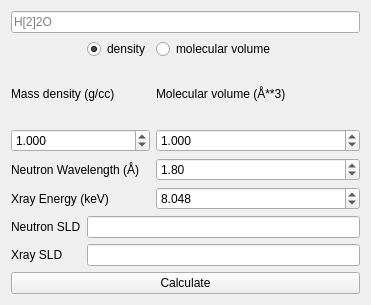
<?xml version="1.0" encoding="UTF-8"?>
<ui version="4.0">
 <class>Form</class>
 <widget class="QWidget" name="Form">
  <property name="windowModality">
   <enum>Qt::ApplicationModal</enum>
  </property>
  <property name="geometry">
   <rect>
    <x>0</x>
    <y>0</y>
    <width>371</width>
    <height>305</height>
   </rect>
  </property>
  <property name="windowTitle">
   <string>SLD calculator</string>
  </property>
  <layout class="QGridLayout" name="gridLayout">
   <item row="0" column="0" colspan="4">
    <widget class="QLineEdit" name="ChemicalFormula">
     <property name="text">
      <string/>
     </property>
     <property name="placeholderText">
      <string>H[2]2O</string>
     </property>
    </widget>
   </item>
   <item row="1" column="1" colspan="2">
    <widget class="QRadioButton" name="use_density">
     <property name="text">
      <string>density</string>
     </property>
     <property name="checked">
      <bool>true</bool>
     </property>
    </widget>
   </item>
   <item row="1" column="3">
    <widget class="QRadioButton" name="use_mass">
     <property name="text">
      <string>molecular volume</string>
     </property>
    </widget>
   </item>
   <item row="2" column="0" colspan="3">
    <widget class="QLabel" name="label_5">
     <property name="text">
      <string>Mass density (g/cc)</string>
     </property>
    </widget>
   </item>
   <item row="2" column="3">
    <widget class="QLabel" name="label_6">
     <property name="text">
      <string>Molecular volume (Å**3)</string>
     </property>
    </widget>
   </item>
   <item row="3" column="0" colspan="3">
    <widget class="QDoubleSpinBox" name="mass_density">
     <property name="sizePolicy">
      <sizepolicy hsizetype="Expanding" vsizetype="Fixed">
       <horstretch>0</horstretch>
       <verstretch>0</verstretch>
      </sizepolicy>
     </property>
     <property name="decimals">
      <number>3</number>
     </property>
     <property name="singleStep">
      <double>0.000100000000000</double>
     </property>
     <property name="value">
      <double>1.000000000000000</double>
     </property>
    </widget>
   </item>
   <item row="3" column="3">
    <widget class="QDoubleSpinBox" name="molecular_volume">
     <property name="sizePolicy">
      <sizepolicy hsizetype="Expanding" vsizetype="Fixed">
       <horstretch>0</horstretch>
       <verstretch>0</verstretch>
      </sizepolicy>
     </property>
     <property name="decimals">
      <number>3</number>
     </property>
     <property name="singleStep">
      <double>0.000100000000000</double>
     </property>
     <property name="value">
      <double>1.000000000000000</double>
     </property>
    </widget>
   </item>
   <item row="4" column="0" colspan="3">
    <widget class="QLabel" name="label_4">
     <property name="text">
      <string>Neutron Wavelength (Å)</string>
     </property>
    </widget>
   </item>
   <item row="4" column="3">
    <widget class="QDoubleSpinBox" name="neutron_wavelength">
     <property name="maximum">
      <double>20.000000000000000</double>
     </property>
     <property name="singleStep">
      <double>0.010000000000000</double>
     </property>
     <property name="value">
      <double>1.800000000000000</double>
     </property>
    </widget>
   </item>
   <item row="5" column="0" colspan="2">
    <widget class="QLabel" name="label_3">
     <property name="text">
      <string>Xray Energy (keV)</string>
     </property>
    </widget>
   </item>
   <item row="5" column="3">
    <widget class="QDoubleSpinBox" name="xray_energy">
     <property name="decimals">
      <number>3</number>
     </property>
     <property name="singleStep">
      <double>0.001000000000000</double>
     </property>
     <property name="value">
      <double>8.048000000000000</double>
     </property>
    </widget>
   </item>
   <item row="6" column="0">
    <widget class="QLabel" name="label">
     <property name="text">
      <string>Neutron SLD</string>
     </property>
    </widget>
   </item>
   <item row="8" column="0" colspan="4">
    <widget class="QPushButton" name="calculateButton">
     <property name="text">
      <string>Calculate</string>
     </property>
    </widget>
   </item>
   <item row="6" column="1" colspan="3">
    <widget class="QLineEdit" name="neutron_SLD"/>
   </item>
   <item row="7" column="0">
    <widget class="QLabel" name="label_2">
     <property name="text">
      <string>Xray SLD</string>
     </property>
    </widget>
   </item>
   <item row="7" column="1" colspan="3">
    <widget class="QLineEdit" name="xray_SLD"/>
   </item>
  </layout>
 </widget>
 <tabstops>
  <tabstop>ChemicalFormula</tabstop>
  <tabstop>use_density</tabstop>
  <tabstop>use_mass</tabstop>
  <tabstop>mass_density</tabstop>
  <tabstop>molecular_volume</tabstop>
  <tabstop>neutron_wavelength</tabstop>
  <tabstop>xray_energy</tabstop>
  <tabstop>neutron_SLD</tabstop>
  <tabstop>xray_SLD</tabstop>
  <tabstop>calculateButton</tabstop>
 </tabstops>
 <resources/>
 <connections/>
</ui>
